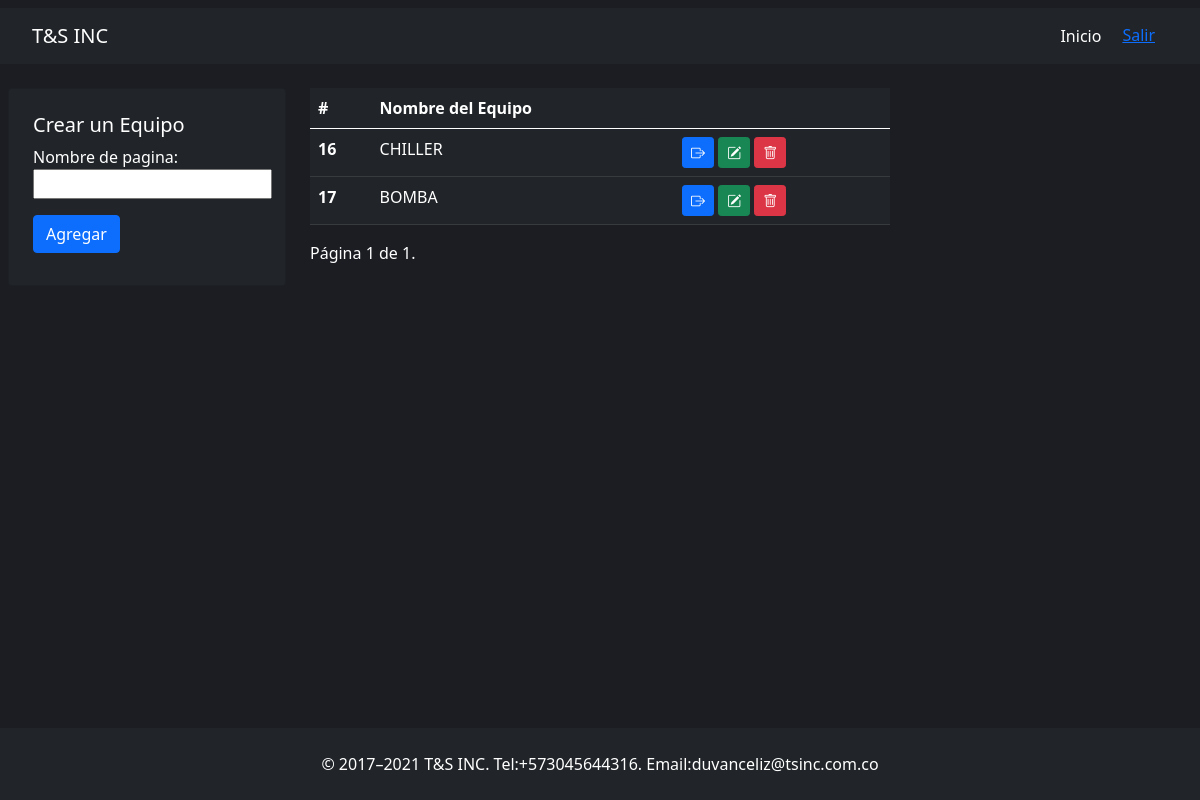
Before: /createpage/1/ (signed in) with the older database file.
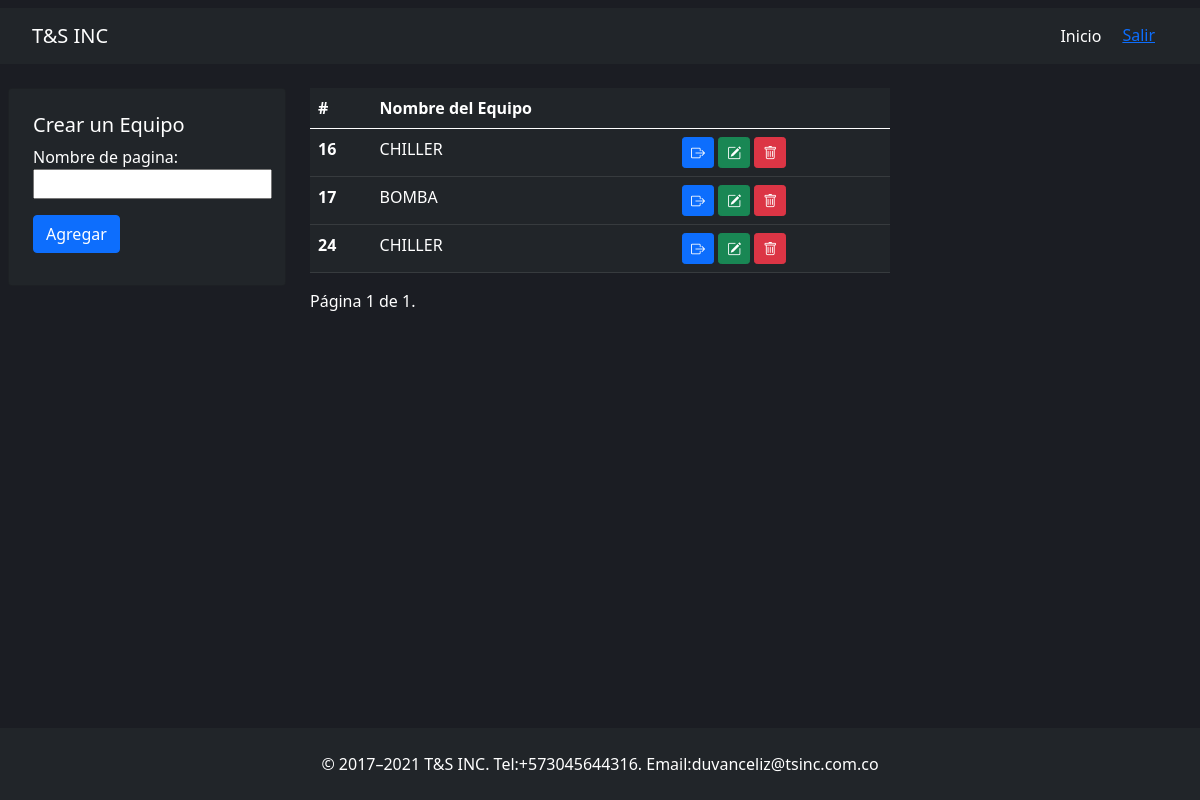
After: the same page with the newer database file.
### tsinc/models.py (models this page shows, shortened)
class Dasboard(models.Model):
    name = models.CharField(max_length=200, default=None)
    quantity = models.IntegerField(default=0)
    tab = models.ForeignKey(Tabs, on_delete=models.CASCADE, related_name='dashboards',null=True,blank=True)

### tsinc/views.py (the view)
# urls.py: path('createpage/<int:id>/', views.create_page, name='create_page'),
@login_required
def create_page(request,id):
    if request.method == 'GET':
        tab = get_object_or_404(Tabs,id=id)
        pages_tab = tab.dashboards.all()
        paginator = Paginator(pages_tab, 5)
        page_number = request.GET.get('page')
        page_obj = paginator.get_page(page_number)
        return render(request, 'createpage.html',{'page_obj': page_obj, 'form':CreatePage()})
    else:
        tab = Tabs.objects.get(id=id)
        Dasboard.objects.create(name = request.POST['name'], tab=tab)
        return redirect(f'/createpage/{id}/')

### tsinc/forms.py
class CreatePage(forms.Form):
    name = forms.CharField(label="Nombre de pagina", max_length=100)

### tsinc/templates/createpage.html (shortened to what this page needs)
{% extends 'layout.html' %} {% block body %}
<div class="container">
    <div class="row">
        <div class="col-3">
        <div class="card bg-dark p-4">
          <h5>Crear un Equipo</h5>
          {% include 'components/form.html' %}
        </div>
        </div>
      <div class="col-6">
        <table class="table table-hover table-dark">
          <thead>
            <tr>
              <th scope="col">#</th>
              <th scope="col">Nombre del Equipo</th>
              <th scope="col"></th>
            </tr>
          </thead>
          <tbody>
            <tr>
              {% for page in page_obj %}
                <th scope="row">{{page.id}}</th>
              <td>{{page.name}}</td>
              <td>
                <a class="btn btn-primary btn-sm" href="{% url 'dashboard' page.id %}"> <i class="bi bi-box-arrow-right"></i></a>
                <button class="btn btn-success btn-sm"><i class="bi bi-pencil-square"></i></button>
                <a class="btn btn-danger btn-sm" href="{% url 'delete_page' page.id %}" onclick="return verificar()"> <i class="bi bi-trash"></i> </a>
              </td>
            </tr>
            {%endfor%}
          </tbody>
        </table>
        <div class="pagination">
          <span class="step-links">
              <span class="current">
                  Página {{ page_obj.number }} de {{ page_obj.paginator.num_pages }}.
              </span>
          </span>
      </div>
      </div>
      <div class="col-3">
      </div>
    </div>
  </div>
{% endblock %}

Changed rows visible on the page:
added Dasboard: id "24", name "CHILLER"
